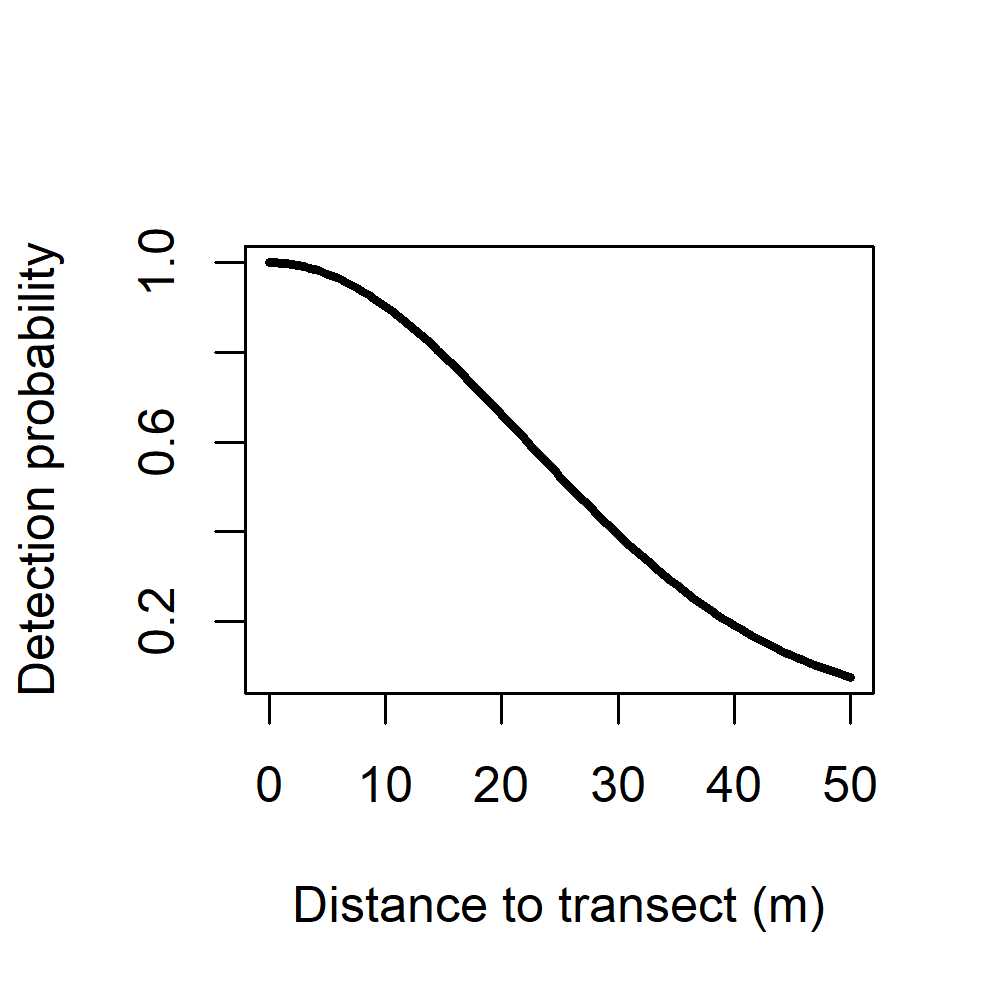

Write R code to recreate this figure.
library(unmarked)

png("detection_probability.png",
    width = 1000, height = 1000,
    res = 300)
plot(function(x) gxhn(x, sigma=22), 0, 50,  col="black", lwd=3, 
     ylab="Detection probability", 
     xlab="Distance to transect (m)")


dev.off()
